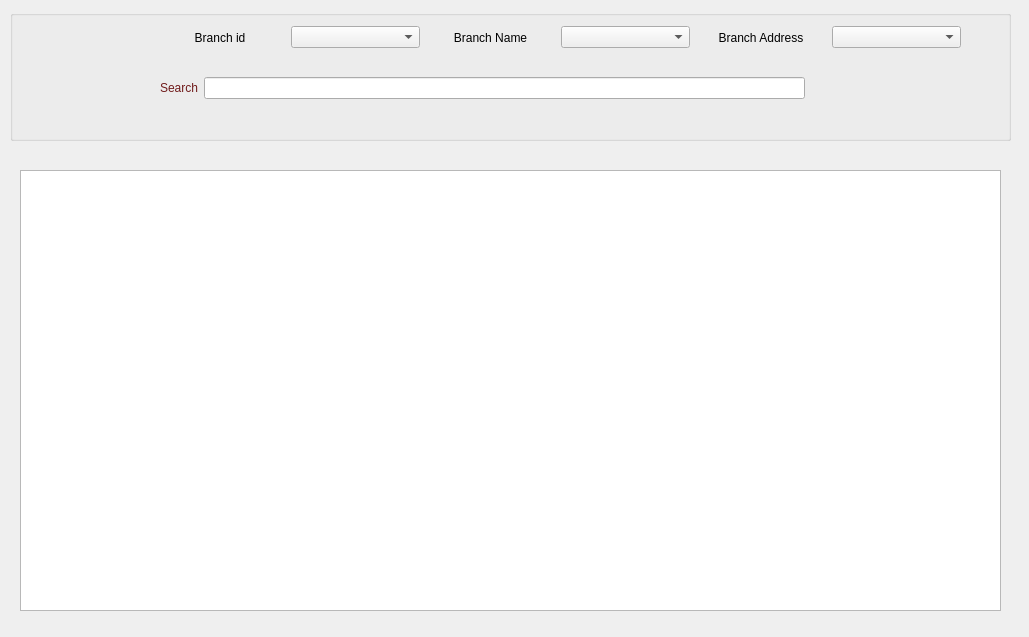
<?xml version="1.0" encoding="UTF-8"?>
<ui version="4.0">
 <class>Dialog_Search</class>
 <widget class="QDialog" name="Dialog_Search">
  <property name="geometry">
   <rect>
    <x>0</x>
    <y>0</y>
    <width>1029</width>
    <height>637</height>
   </rect>
  </property>
  <property name="windowTitle">
   <string>Dialog</string>
  </property>
  <property name="styleSheet">
   <string notr="true">background-image: url(:/new/prefix1/resources/background6.jpg);</string>
  </property>
  <widget class="QGroupBox" name="groupBox">
   <property name="geometry">
    <rect>
     <x>10</x>
     <y>10</y>
     <width>1001</width>
     <height>131</height>
    </rect>
   </property>
   <property name="title">
    <string/>
   </property>
   <widget class="QWidget" name="layoutWidget">
    <property name="geometry">
     <rect>
      <x>150</x>
      <y>60</y>
      <width>691</width>
      <height>36</height>
     </rect>
    </property>
    <layout class="QHBoxLayout" name="horizontalLayout">
     <item>
      <widget class="QLabel" name="label_Search">
       <property name="styleSheet">
        <string notr="true">font: 75 italic 12pt &quot;Sans&quot;;
color: rgb(112, 27, 27);</string>
       </property>
       <property name="text">
        <string>Search</string>
       </property>
      </widget>
     </item>
     <item>
      <widget class="QLineEdit" name="lineEdit_searchField"/>
     </item>
     <item>
      <widget class="QPushButton" name="pushButton_search">
       <property name="focusPolicy">
        <enum>Qt::NoFocus</enum>
       </property>
       <property name="text">
        <string/>
       </property>
       <property name="icon">
        <iconset resource="rs.qrc">
         <normaloff>:/new/prefix1/resources/search.png</normaloff>:/new/prefix1/resources/search.png</iconset>
       </property>
       <property name="flat">
        <bool>true</bool>
       </property>
      </widget>
     </item>
    </layout>
   </widget>
   <widget class="QWidget" name="layoutWidget">
    <property name="geometry">
     <rect>
      <x>10</x>
      <y>10</y>
      <width>941</width>
      <height>35</height>
     </rect>
    </property>
    <layout class="QHBoxLayout" name="horizontalLayout_2">
     <item>
      <widget class="QLabel" name="label_icon">
       <property name="text">
        <string/>
       </property>
       <property name="pixmap">
        <pixmap resource="rs.qrc">:/new/prefix1/resources/check_fine.png</pixmap>
       </property>
       <property name="alignment">
        <set>Qt::AlignCenter</set>
       </property>
      </widget>
     </item>
     <item>
      <widget class="QLabel" name="label_branch_id">
       <property name="styleSheet">
        <string notr="true">font: 75 12pt &quot;Bitstream Charter&quot;;</string>
       </property>
       <property name="text">
        <string>Branch id</string>
       </property>
       <property name="alignment">
        <set>Qt::AlignCenter</set>
       </property>
      </widget>
     </item>
     <item>
      <widget class="QComboBox" name="comboBox_branch_id"/>
     </item>
     <item>
      <widget class="QLabel" name="label_branch_name">
       <property name="styleSheet">
        <string notr="true">font: 75 12pt &quot;Bitstream Charter&quot;;</string>
       </property>
       <property name="text">
        <string>Branch Name</string>
       </property>
       <property name="alignment">
        <set>Qt::AlignCenter</set>
       </property>
      </widget>
     </item>
     <item>
      <widget class="QComboBox" name="comboBox_branch_name"/>
     </item>
     <item>
      <widget class="QLabel" name="label_branch_address">
       <property name="styleSheet">
        <string notr="true">font: 75 12pt &quot;Bitstream Charter&quot;;</string>
       </property>
       <property name="text">
        <string>Branch Address</string>
       </property>
       <property name="alignment">
        <set>Qt::AlignCenter</set>
       </property>
      </widget>
     </item>
     <item>
      <widget class="QComboBox" name="comboBox_branch_address"/>
     </item>
    </layout>
   </widget>
   <widget class="QWidget" name="horizontalLayoutWidget">
    <property name="geometry">
     <rect>
      <x>220</x>
      <y>90</y>
      <width>571</width>
      <height>31</height>
     </rect>
    </property>
    <layout class="QHBoxLayout" name="suggestion_layout"/>
   </widget>
   <widget class="QPushButton" name="pushButton_switch">
    <property name="geometry">
     <rect>
      <x>960</x>
      <y>100</y>
      <width>31</width>
      <height>27</height>
     </rect>
    </property>
    <property name="cursor">
     <cursorShape>PointingHandCursor</cursorShape>
    </property>
    <property name="focusPolicy">
     <enum>Qt::NoFocus</enum>
    </property>
    <property name="autoFillBackground">
     <bool>false</bool>
    </property>
    <property name="text">
     <string/>
    </property>
    <property name="icon">
     <iconset resource="rs.qrc">
      <normaloff>:/new/prefix1/resources/right-arrow.png</normaloff>:/new/prefix1/resources/right-arrow.png</iconset>
    </property>
    <property name="autoRepeat">
     <bool>false</bool>
    </property>
    <property name="flat">
     <bool>true</bool>
    </property>
   </widget>
  </widget>
  <widget class="QStackedWidget" name="stackedWidget">
   <property name="geometry">
    <rect>
     <x>20</x>
     <y>150</y>
     <width>981</width>
     <height>471</height>
    </rect>
   </property>
   <property name="currentIndex">
    <number>0</number>
   </property>
   <widget class="QWidget" name="page">
    <widget class="QWidget" name="horizontalLayoutWidget_2">
     <property name="geometry">
      <rect>
       <x>0</x>
       <y>20</y>
       <width>981</width>
       <height>441</height>
      </rect>
     </property>
     <layout class="QHBoxLayout" name="horizontalLayout_3">
      <item>
       <widget class="QTableWidget" name="tableWidget_mainList">
        <property name="mouseTracking">
         <bool>true</bool>
        </property>
       </widget>
      </item>
     </layout>
    </widget>
   </widget>
   <widget class="QWidget" name="page_2">
    <widget class="QGroupBox" name="groupBox_2">
     <property name="geometry">
      <rect>
       <x>20</x>
       <y>30</y>
       <width>541</width>
       <height>421</height>
      </rect>
     </property>
     <property name="title">
      <string/>
     </property>
     <widget class="QWidget" name="formLayoutWidget">
      <property name="geometry">
       <rect>
        <x>0</x>
        <y>40</y>
        <width>541</width>
        <height>201</height>
       </rect>
      </property>
      <layout class="QFormLayout" name="formLayout">
       <item row="0" column="0">
        <widget class="QLabel" name="label">
         <property name="styleSheet">
          <string notr="true">font: 75 12pt &quot;Bitstream Charter&quot;;</string>
         </property>
         <property name="text">
          <string>Card No</string>
         </property>
         <property name="alignment">
          <set>Qt::AlignCenter</set>
         </property>
        </widget>
       </item>
       <item row="0" column="1">
        <widget class="QLineEdit" name="lineEdit_card_no"/>
       </item>
       <item row="1" column="0">
        <widget class="QLabel" name="label_2">
         <property name="styleSheet">
          <string notr="true">font: 75 12pt &quot;Bitstream Charter&quot;;</string>
         </property>
         <property name="text">
          <string>SSN</string>
         </property>
         <property name="alignment">
          <set>Qt::AlignCenter</set>
         </property>
        </widget>
       </item>
       <item row="1" column="1">
        <widget class="QLineEdit" name="lineEdit_ssn"/>
       </item>
       <item row="2" column="0">
        <widget class="QLabel" name="label_3">
         <property name="styleSheet">
          <string notr="true">font: 75 12pt &quot;Bitstream Charter&quot;;</string>
         </property>
         <property name="text">
          <string>Fname</string>
         </property>
        </widget>
       </item>
       <item row="2" column="1">
        <widget class="QLineEdit" name="lineEdit_Fname"/>
       </item>
       <item row="3" column="0">
        <widget class="QLabel" name="label_4">
         <property name="styleSheet">
          <string notr="true">font: 75 12pt &quot;Bitstream Charter&quot;;</string>
         </property>
         <property name="text">
          <string>Lname</string>
         </property>
        </widget>
       </item>
       <item row="3" column="1">
        <widget class="QLineEdit" name="lineEdit_Lname"/>
       </item>
       <item row="4" column="0">
        <widget class="QLabel" name="label_5">
         <property name="styleSheet">
          <string notr="true">font: 75 12pt &quot;Bitstream Charter&quot;;</string>
         </property>
         <property name="text">
          <string>Address</string>
         </property>
        </widget>
       </item>
       <item row="4" column="1">
        <widget class="QLineEdit" name="lineEdit_Address"/>
       </item>
       <item row="5" column="0">
        <widget class="QLabel" name="label_6">
         <property name="styleSheet">
          <string notr="true">font: 75 12pt &quot;Bitstream Charter&quot;;</string>
         </property>
         <property name="text">
          <string>Phone</string>
         </property>
        </widget>
       </item>
       <item row="5" column="1">
        <widget class="QLineEdit" name="lineEdit_Phone"/>
       </item>
      </layout>
     </widget>
     <widget class="QLabel" name="label_7">
      <property name="geometry">
       <rect>
        <x>10</x>
        <y>10</y>
        <width>71</width>
        <height>21</height>
       </rect>
      </property>
      <property name="styleSheet">
       <string notr="true">font: 75 12pt &quot;Bitstream Charter&quot;;</string>
      </property>
      <property name="text">
       <string>Borrower</string>
      </property>
     </widget>
     <widget class="QPushButton" name="pushButton_check_borrower">
      <property name="geometry">
       <rect>
        <x>90</x>
        <y>10</y>
        <width>31</width>
        <height>27</height>
       </rect>
      </property>
      <property name="cursor">
       <cursorShape>PointingHandCursor</cursorShape>
      </property>
      <property name="focusPolicy">
       <enum>Qt::NoFocus</enum>
      </property>
      <property name="autoFillBackground">
       <bool>false</bool>
      </property>
      <property name="text">
       <string/>
      </property>
      <property name="icon">
       <iconset resource="rs.qrc">
        <normaloff>:/new/prefix1/resources/show.png</normaloff>:/new/prefix1/resources/show.png</iconset>
      </property>
      <property name="flat">
       <bool>true</bool>
      </property>
     </widget>
     <widget class="QTableWidget" name="tableWidget_1">
      <property name="geometry">
       <rect>
        <x>0</x>
        <y>240</y>
        <width>541</width>
        <height>181</height>
       </rect>
      </property>
      <property name="mouseTracking">
       <bool>true</bool>
      </property>
     </widget>
    </widget>
    <widget class="QLabel" name="label_changable">
     <property name="geometry">
      <rect>
       <x>570</x>
       <y>60</y>
       <width>191</width>
       <height>17</height>
      </rect>
     </property>
     <property name="styleSheet">
      <string notr="true">font: 75 12pt &quot;Bitstream Charter&quot;;</string>
     </property>
     <property name="text">
      <string>Book Selected</string>
     </property>
    </widget>
    <widget class="QSplitter" name="splitter">
     <property name="geometry">
      <rect>
       <x>650</x>
       <y>300</y>
       <width>241</width>
       <height>34</height>
      </rect>
     </property>
     <property name="orientation">
      <enum>Qt::Horizontal</enum>
     </property>
     <widget class="QPushButton" name="pushButton_checkLoan">
      <property name="cursor">
       <cursorShape>PointingHandCursor</cursorShape>
      </property>
      <property name="focusPolicy">
       <enum>Qt::NoFocus</enum>
      </property>
      <property name="autoFillBackground">
       <bool>false</bool>
      </property>
      <property name="styleSheet">
       <string notr="true">font: 75 12pt &quot;Bitstream Charter&quot;;</string>
      </property>
      <property name="text">
       <string>Check Loans</string>
      </property>
      <property name="icon">
       <iconset resource="rs.qrc">
        <normaloff>:/new/prefix1/resources/show.png</normaloff>:/new/prefix1/resources/show.png</iconset>
      </property>
      <property name="flat">
       <bool>true</bool>
      </property>
     </widget>
     <widget class="QPushButton" name="pushButton_checkFine">
      <property name="cursor">
       <cursorShape>PointingHandCursor</cursorShape>
      </property>
      <property name="focusPolicy">
       <enum>Qt::NoFocus</enum>
      </property>
      <property name="autoFillBackground">
       <bool>false</bool>
      </property>
      <property name="styleSheet">
       <string notr="true">font: 75 12pt &quot;Bitstream Charter&quot;;</string>
      </property>
      <property name="text">
       <string>Check Fine</string>
      </property>
      <property name="icon">
       <iconset resource="rs.qrc">
        <normaloff>:/new/prefix1/resources/show.png</normaloff>:/new/prefix1/resources/show.png</iconset>
      </property>
      <property name="flat">
       <bool>true</bool>
      </property>
     </widget>
    </widget>
    <widget class="QSplitter" name="splitter_2">
     <property name="geometry">
      <rect>
       <x>750</x>
       <y>340</y>
       <width>51</width>
       <height>81</height>
      </rect>
     </property>
     <property name="orientation">
      <enum>Qt::Vertical</enum>
     </property>
     <widget class="QPushButton" name="pushButton_checkout">
      <property name="cursor">
       <cursorShape>PointingHandCursor</cursorShape>
      </property>
      <property name="focusPolicy">
       <enum>Qt::NoFocus</enum>
      </property>
      <property name="autoFillBackground">
       <bool>false</bool>
      </property>
      <property name="text">
       <string/>
      </property>
      <property name="icon">
       <iconset resource="rs.qrc">
        <normaloff>:/new/prefix1/resources/Check_out.png</normaloff>:/new/prefix1/resources/Check_out.png</iconset>
      </property>
      <property name="iconSize">
       <size>
        <width>40</width>
        <height>40</height>
       </size>
      </property>
      <property name="flat">
       <bool>true</bool>
      </property>
     </widget>
     <widget class="QPushButton" name="pushButton_checkin">
      <property name="cursor">
       <cursorShape>PointingHandCursor</cursorShape>
      </property>
      <property name="focusPolicy">
       <enum>Qt::NoFocus</enum>
      </property>
      <property name="autoFillBackground">
       <bool>false</bool>
      </property>
      <property name="text">
       <string/>
      </property>
      <property name="icon">
       <iconset resource="rs.qrc">
        <normaloff>:/new/prefix1/resources/Check_in.png</normaloff>:/new/prefix1/resources/Check_in.png</iconset>
      </property>
      <property name="iconSize">
       <size>
        <width>40</width>
        <height>40</height>
       </size>
      </property>
      <property name="flat">
       <bool>true</bool>
      </property>
     </widget>
    </widget>
    <widget class="QTableWidget" name="tableWidget_2">
     <property name="geometry">
      <rect>
       <x>570</x>
       <y>90</y>
       <width>411</width>
       <height>192</height>
      </rect>
     </property>
     <property name="mouseTracking">
      <bool>true</bool>
     </property>
    </widget>
   </widget>
  </widget>
 </widget>
 <resources>
  <include location="rs.qrc"/>
 </resources>
 <connections/>
</ui>
